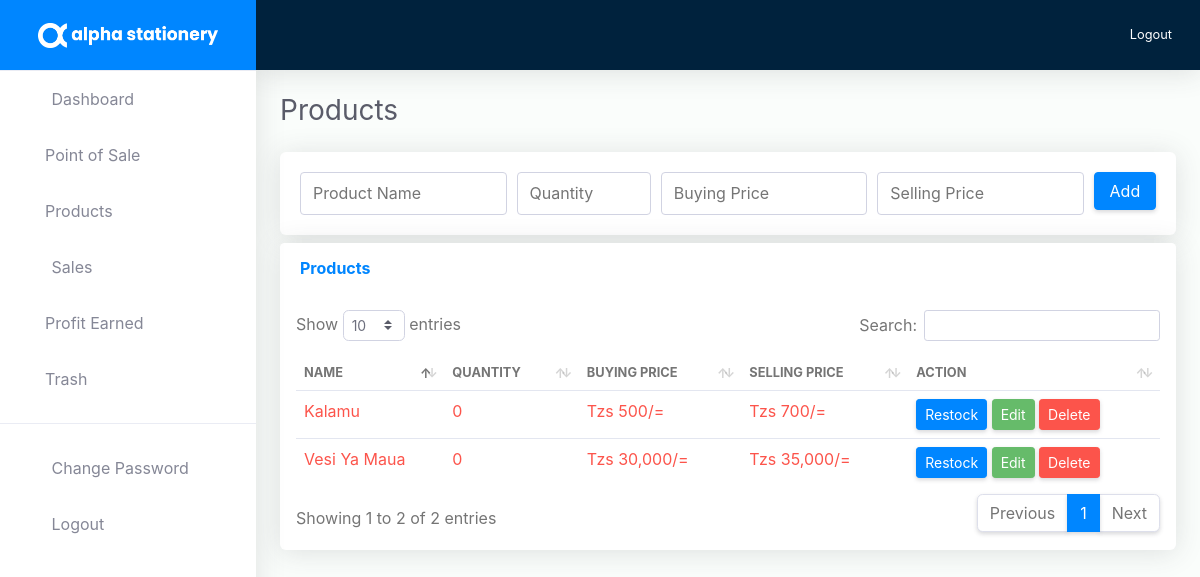
/products?items=out-of-stock (signed in), run on the app's committed database.
### tables this page shows
CREATE TABLE `products` (
  `productID` int(11) NOT NULL,
  `productName` varchar(255) NOT NULL,
  `productQuantity` varchar(255) NOT NULL,
  `buyingPrice` varchar(255) NOT NULL,
  `sellingPrice` varchar(255) NOT NULL,
  `dateCreated` varchar(255) NOT NULL
);

### products.php (the view, shortened to what this page needs)
<!DOCTYPE html>
<html lang="en">
<?php
    include 'includes/head.php';
    include 'db/dbConfig.php';
    if(isset($_SESSION['username'])) {
    ?>
<body id="page-top">
    <?php
        $dynamicWhereClause = "";
        if (isset($_GET['items'])) {
            $whereClause = $_GET['items'];
            if ($whereClause == 'out-of-stock') {
                $dynamicWhereClause = "WHERE productQuantity <= 0";
            }
            elseif ($whereClause == 'low-on-stock') {
                $dynamicWhereClause = "WHERE productQuantity <= 10";
            }
        }
        ?>
    <div id="wrapper">
        <?php include 'includes/sidebar.php';?>
        <div id="content-wrapper" class="d-flex flex-column">
            <div id="content">
                <?php include 'includes/topbar.php';?>
                <div class="container-fluid" id="container-wrapper">
                    <div class="d-sm-flex align-items-center justify-content-between mb-4">
                        <h1 class="h3 mb-0 text-gray-800">Products</h1>
                    </div>
                    <div class="card mb-2">
                        <div class="card-body px-2">
                            <div class="col">
                                <form class="" method="post" action="products">
                                    <div class="form-row">
                                        <div class="form-group col-md-3 mb-0">
                                            <input type="text" class="form-control" id="name" name="name" placeholder="Product Name" required>
                                        </div>
                                        <div class="form-group col-md-2 mb-0">
                                            <input type="number" class="form-control" id="quantity" name="quantity" placeholder="Quantity" required>
                                        </div>
                                        <div class="form-group col-md-3 mb-0">
                                            <input type="number" class="form-control" id="buyingPrice" name="buyingPrice" placeholder="Buying Price" required>
                                        </div>
                                        <div class="form-group col-md-3 mb-0">
                                            <input type="number" class="form-control" id="sellingPrice" name="sellingPrice" placeholder="Selling Price" required>
                                        </div>
                                        <div class="form-group col-md-1 mb-0">
                                            <input type="submit" role="button" class="btn btn-primary btn-block" name="add" value="Add">
                                        </div>
                                    </div>
                                </form>
                            </div>
                        </div>
                    </div>
                    <div class="row">
                        <div class="col-lg-12">
                            <div class="card mb-4">
                                <div class="card-header py-3 d-flex flex-row align-items-center justify-content-between">
                                    <h6 class="m-0 font-weight-bold text-primary">Products</h6>
                                </div>
                                <?php
        $fetchProducts = "SELECT * FROM products $dynamicWhereClause";
        $fetchProductsSql = mysqli_query($db, $fetchProducts);
        if(mysqli_num_rows($fetchProductsSql) == 0) {
            echo '<div class="text-center">
                                                    <img src="images/cover/empty.png" class="text-center w-25">
                                                    <h5 class="my-4">You have no products yet!</h5>
                                                    </div>';
        }
        else {
                                    ?>
                                <div class="table-responsive p-3">
                                    <table class="table table-hover" id="dataTable">
                                        <thead>
                                            <tr>
                                                <th class="border-0 text-uppercase small font-weight-bold">Name</th>
                                                <th class="border-0 text-uppercase small font-weight-bold">Quantity</th>
                                                <th class="border-0 text-uppercase small font-weight-bold">Buying Price</th>
                                                <th class="border-0 text-uppercase small font-weight-bold">Selling Price</th>
                                                <th class="border-0 text-uppercase small font-weight-bold">Action</th>
                                            </tr>
                                        </thead>
                                        <tbody>
                                            <?php
            while($row = mysqli_fetch_array($fetchProductsSql)) {
                $trClass = "";
                if($row['productQuantity'] <= 10 && $row['productQuantity'] > 0) {
                    $trClass = "low-stock";
                }
                else if($row['productQuantity'] <= 0) {
                    $trClass = "no-stock";
                }
                echo '<tr class="'.$trClass.'">
                            <td>'.$row['productName'].'</td>
                            <td>'.$row['productQuantity'].'</td>
                            <td>Tzs '.number_format($row['buyingPrice']).'/=</td>
                            <td>Tzs '.number_format($row['sellingPrice']).'/=</td>
                            <td>
                                <a href="restock?product-id='.$row['productID'].'" class="btn btn-primary btn-sm">Restock</a>
                                <a href="edit-product?id='.$row['productID'].'" class="btn btn-success btn-sm">Edit</a>
                                <a href="products?delete-id='.$row['productID'].'" class="btn btn-danger btn-sm">Delete</a>
                            </td>
                        </tr>';
            }
        }
                                                ?>
                                        </tbody>
                                    </table>
                                </div>
                            </div>
                        </div>
                    </div>
                </div>
            </div>
        </div>
    </div>
</body>
</html>
<?php } else { header("Location: 404"); } ?>

### css/dataTables.css (style rules this page uses)
table.dataTable { clear: both; margin-top: 6px !important; margin-bottom: 6px !important; max-width: none !important; border-collapse: separate !important; border-spacing: 0; }
table.dataTable td, table.dataTable th { -webkit-box-sizing: content-box; box-sizing: content-box; }
table.dataTable thead > tr > th.sorting_asc, table.dataTable thead > tr > th.sorting_desc, table.dataTable thead > tr > th.sorting, table.dataTable thead > tr > td.sorting_asc, table.dataTable thead > tr > td.sorting_desc, table.dataTable thead > tr > td.sorting { padding-right: 30px; }
table.dataTable thead .sorting, table.dataTable thead .sorting_asc, table.dataTable thead .sorting_desc, table.dataTable thead .sorting_asc_disabled, table.dataTable thead .sorting_desc_disabled { cursor: pointer; position: relative; }
table.dataTable thead .sorting:before, table.dataTable thead .sorting:after, table.dataTable thead .sorting_asc:before, table.dataTable thead .sorting_asc:after, table.dataTable thead .sorting_desc:before, table.dataTable thead .sorting_desc:after, table.dataTable thead .sorting_asc_disabled:before, table.dataTable thead .sorting_asc_disabled:after, table.dataTable thead .sorting_desc_disabled:before, table.dataTable thead .sorting_desc_disabled:after { position: absolute; bottom: 0.5em; display: block; opacity: 0.3; }
table.dataTable thead .sorting:before, table.dataTable thead .sorting_asc:before, table.dataTable thead .sorting_desc:before, table.dataTable thead .sorting_asc_disabled:before, table.dataTable thead .sorting_desc_disabled:before { right: 1em; content: "\2191"; }
table.dataTable thead .sorting:after, table.dataTable thead .sorting_asc:after, table.dataTable thead .sorting_desc:after, table.dataTable thead .sorting_asc_disabled:after, table.dataTable thead .sorting_desc_disabled:after { right: 0.5em; content: "\2193"; }
table.dataTable thead .sorting_asc:before, table.dataTable thead .sorting_desc:after { opacity: 1; }

### css/custom.css (style rules this page uses)
.table-responsive .table td, .table-responsive .table th { padding: .5rem; }
.no-stock { color: #fc544b !important; }

### data on the page
products: productName "Vesi Ya Maua", productQuantity "0", buyingPrice "30,000", sellingPrice "35,000"
products: productName "Kalamu", productQuantity "0", buyingPrice "500", sellingPrice "700"
